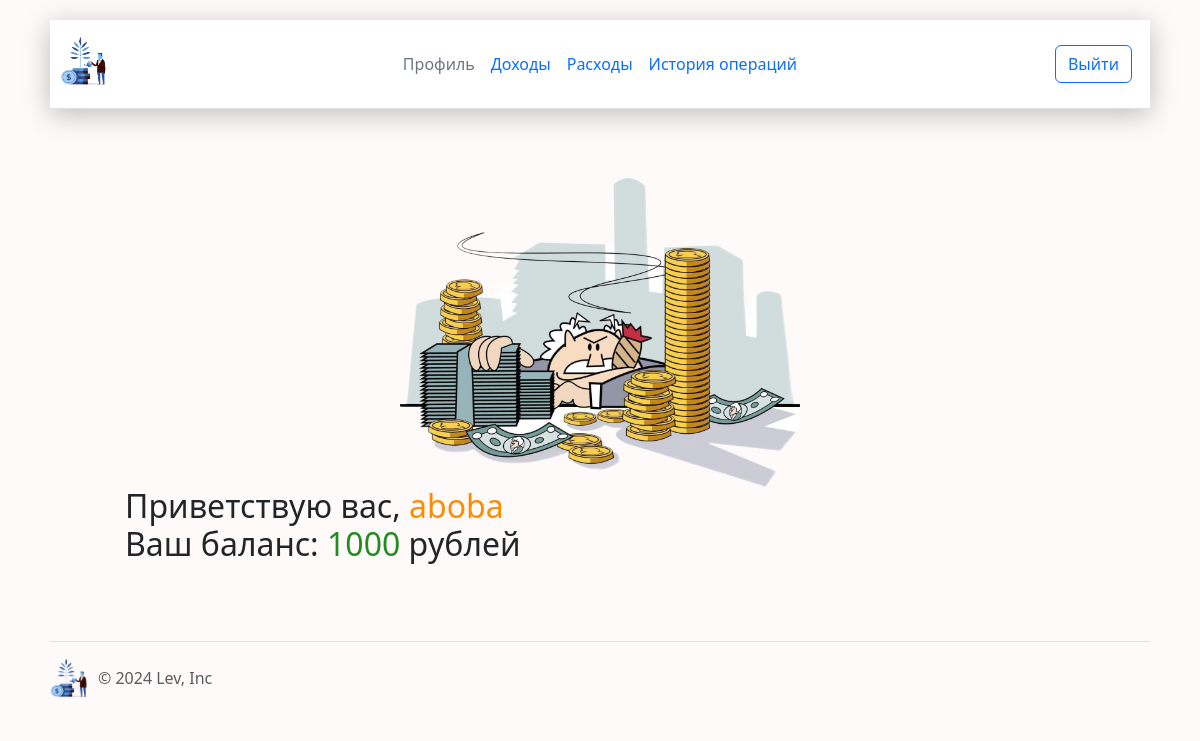
The page /profile (signed in) on the database as committed earlier.
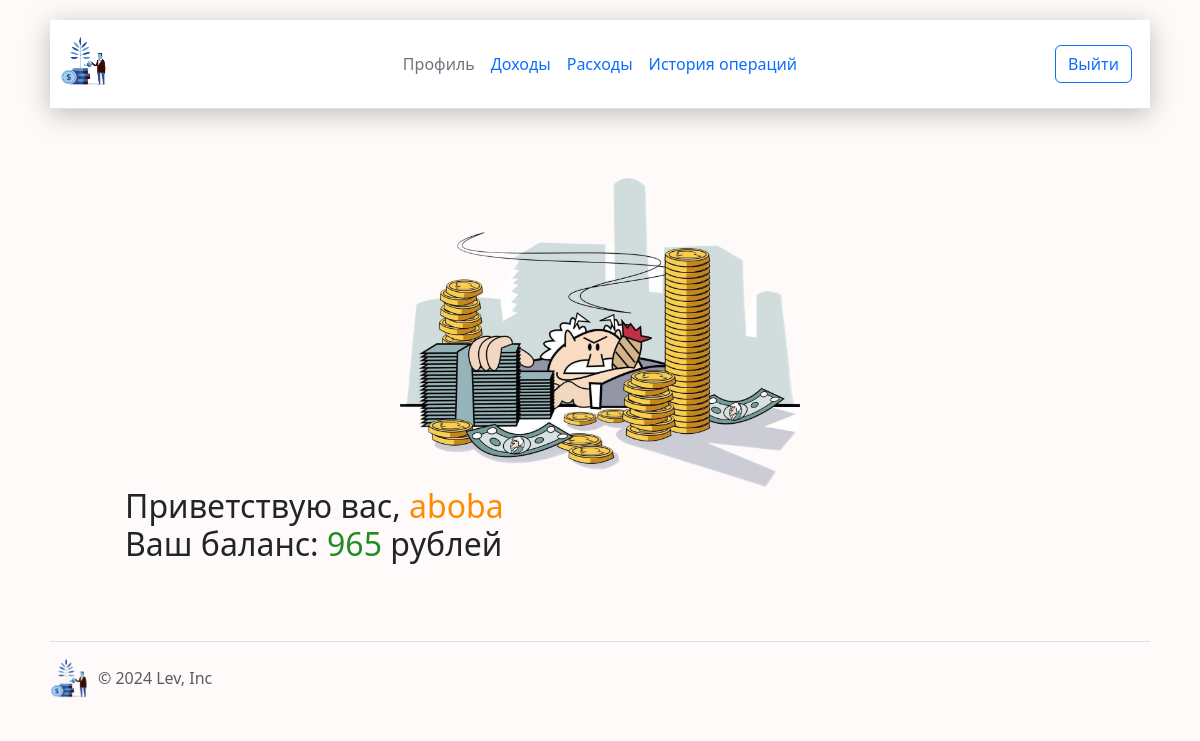
The same page on the database as committed later.
### tables this page shows
CREATE TABLE "users" (
	"id"	INTEGER NOT NULL UNIQUE,
	"mail"	TEXT NOT NULL UNIQUE,
	"password"	TEXT NOT NULL,
	"name"	TEXT NOT NULL,
	"accountBalance"	INTEGER NOT NULL,
	PRIMARY KEY("id" AUTOINCREMENT)
);

### app.py (the view)
@app.route('/profile')
@login_required
def profile():
    user = dbase.getUser(current_user.get_id())
    return render_template('profile.html', name=user[3], balance=user[4])

### app.py (called while the page is built)
@login_manager.user_loader
def load_user(user_id):
    return UserLogin().fromDB(user_id, dbase)

def connect_db():
    connect = sqlite3.connect(app.config['DATABASE'])
    connect.row_factory = sqlite3.Row
    return connect

def get_db():
    if not hasattr(g, 'link_db'):
        g.link_db = connect_db()
    return g.link_db

@app.before_request
def before_request():
    global dbase
    db = get_db()
    dbase = DataBase(db)

### models/DataBase.py (called while the page is built)
    def getUser(self, user_id):
        try:
            self.__cursor.execute(f"SELECT * FROM users WHERE id = '{user_id}'")
            result = self.__cursor.fetchone()
            if not result:
                return False
            return result
        except Exception as e:
            print("(⊙x⊙;)" + str(e))
            return False

### models/UserLogin.py (called while the page is built)
    def fromDB(self, user_id, db):
        self.__user = db.getUser(user_id)
        return self

    def get_id(self):
        return str(self.__user['id'])

### templates/profile.html (shortened to what this page needs)
{% extends 'base.html' %}
{% block content %}
<div align="center">
    <img src="static/images/rich_man.png" width="400">
</div>
<h2>Приветствую вас, <span style="color: DarkOrange">{{name}}</span><br>Ваш баланс: <span
        style="color: ForestGreen">{{balance}}</span> рублей</h2>
{% endblock %}

### templates/base.html (shortened to what this page needs)
<!DOCTYPE html>
<html lang="en">
<head>
    <link href="https://cdn.jsdelivr.net/npm/bootstrap@5.3.3/dist/css/bootstrap.min.css" rel="stylesheet"
>
    <link rel="stylesheet" href="static/css/main.css">
</head>
<body>
<div class="container">
    <header class="d-flex flex-wrap align-items-center justify-content-center justify-content-md-between py-3 mb-4 border-bottom">
        {% if current_user.is_authenticated %}
        <div class="col-md-3 mb-2 mb-md-0">
            <a href="/profile" class="d-inline-flex link-body-emphasis text-decoration-none">
                <img src="static/images/icon.png" width="50" height="50">
            </a>
        </div>
        <ul class="nav col-12 col-md-auto mb-2 justify-content-center mb-md-0">
            <li><a href="/profile" class="nav-link px-2 link-secondary">Профиль</a></li>
            <li><a href="/add_income" class="nav-link px-2">Доходы</a></li>
            <li><a href="/add_expenses" class="nav-link px-2">Расходы</a></li>
            <li><a href="/operations" class="nav-link px-2">История операций</a></li>
        </ul>
        <div class="col-md-3 text-end">
            <a href="/logout" class="btn btn-outline-primary me-2">Выйти</a>
        </div>
        {% endif %}
    </header>
</div>
<div style="padding: 25px 125px">
{% block content %}{% endblock %}
</div>
<div class="container">
    <footer class="d-flex flex-wrap justify-content-between align-items-center py-3 my-4 border-top">
        <div class="col-md-4 d-flex align-items-center">
            {% if current_user.is_authenticated %}
            <a href="/profile" class="mb-3 me-2 mb-md-0 text-body-secondary text-decoration-none lh-1">
                <img src="static/images/icon.png" width="40" height="40">
            </a>
            {% else %}
            <a href="/" class="mb-3 me-2 mb-md-0 text-body-secondary text-decoration-none lh-1">
                <img src="static/images/icon.png" width="40" height="40">
            </a>
            {% endif %}
            <span class="mb-3 mb-md-0 text-body-secondary">© 2024 Lev, Inc</span>
        </div>
    </footer>
</div>
</body>
</html>

### static/css/main.css (style rules this page uses)
header { position: -webkit-sticky; position: sticky; top: 0; padding: 10px; z-index: 1000; background: white; box-shadow: 0 5px 25px rgba(0, 0, 0, 0.25); }
body { background-color: Snow; margin: 0; }
.container { padding: 20px; }

Rows that differ between the two databases and show on the page:
changed users "aboba": accountBalance "1000" → "965"
